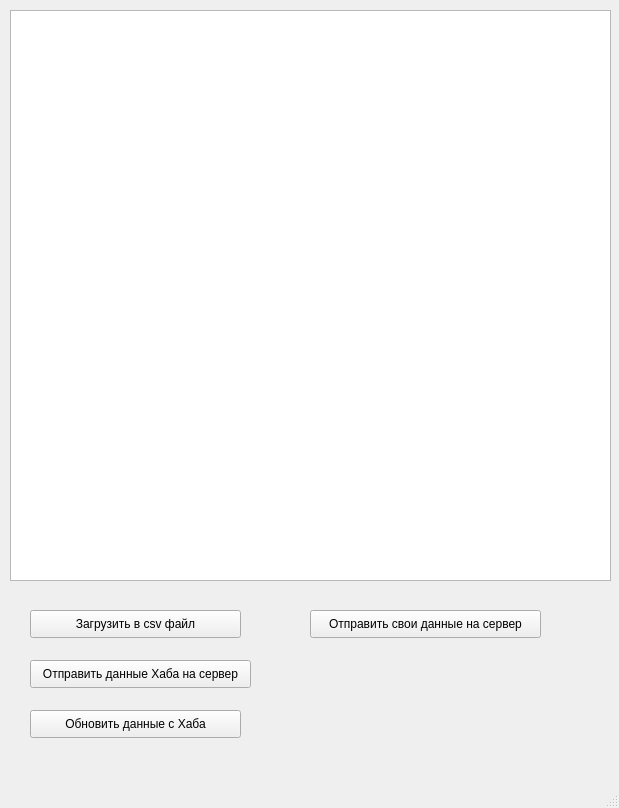
<?xml version="1.0" encoding="UTF-8"?>
<ui version="4.0">
 <class>MainWindow</class>
 <widget class="QMainWindow" name="MainWindow">
  <property name="geometry">
   <rect>
    <x>0</x>
    <y>0</y>
    <width>619</width>
    <height>808</height>
   </rect>
  </property>
  <property name="windowTitle">
   <string>MainWindow</string>
  </property>
  <widget class="QWidget" name="centralwidget">
   <widget class="QTableWidget" name="tableWidget">
    <property name="geometry">
     <rect>
      <x>10</x>
      <y>10</y>
      <width>601</width>
      <height>571</height>
     </rect>
    </property>
   </widget>
   <widget class="QPushButton" name="download_csv">
    <property name="geometry">
     <rect>
      <x>30</x>
      <y>610</y>
      <width>211</width>
      <height>28</height>
     </rect>
    </property>
    <property name="font">
     <font>
      <stylestrategy>PreferDefault</stylestrategy>
     </font>
    </property>
    <property name="text">
     <string>Загрузить в csv файл</string>
    </property>
   </widget>
   <widget class="QPushButton" name="send_data">
    <property name="geometry">
     <rect>
      <x>30</x>
      <y>660</y>
      <width>221</width>
      <height>28</height>
     </rect>
    </property>
    <property name="text">
     <string>Отправить данные Хаба на сервер</string>
    </property>
   </widget>
   <widget class="QPushButton" name="update_hab_data">
    <property name="geometry">
     <rect>
      <x>30</x>
      <y>710</y>
      <width>211</width>
      <height>28</height>
     </rect>
    </property>
    <property name="text">
     <string>Обновить данные с Хаба</string>
    </property>
   </widget>
   <widget class="QPushButton" name="data_to_server">
    <property name="geometry">
     <rect>
      <x>310</x>
      <y>610</y>
      <width>231</width>
      <height>28</height>
     </rect>
    </property>
    <property name="text">
     <string>Отправить свои данные на сервер</string>
    </property>
   </widget>
  </widget>
  <widget class="QMenuBar" name="menubar">
   <property name="geometry">
    <rect>
     <x>0</x>
     <y>0</y>
     <width>619</width>
     <height>26</height>
    </rect>
   </property>
  </widget>
  <widget class="QStatusBar" name="statusbar"/>
 </widget>
 <resources/>
 <connections/>
</ui>
